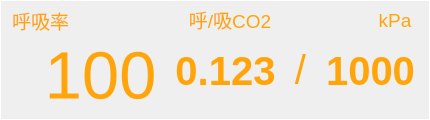
  <widget class="QFrame" name="frame_sp">
   <property name="geometry">
    <rect>
     <x>590</x>
     <y>255</y>
     <width>430</width>
     <height>120</height>
    </rect>
   </property>
   <property name="autoFillBackground">
    <bool>false</bool>
   </property>
   <property name="styleSheet">
    <string notr="true">color:rgb(255, 165, 10);
border-color: rgb(255, 255, 255);
border-style:solid;
border-width:1px;</string>
   </property>
   <property name="frameShape">
    <enum>QFrame::StyledPanel</enum>
   </property>
   <property name="frameShadow">
    <enum>QFrame::Plain</enum>
   </property>
   <widget class="QLabel" name="TextLabel_HuXiLv_value">
    <property name="geometry">
     <rect>
      <x>10</x>
      <y>40</y>
      <width>181</width>
      <height>71</height>
     </rect>
    </property>
    <property name="font">
     <font>
      <pointsize>50</pointsize>
      <weight>50</weight>
      <bold>false</bold>
     </font>
    </property>
    <property name="styleSheet">
     <string notr="true">border-style:none;</string>
    </property>
    <property name="text">
     <string>100</string>
    </property>
    <property name="alignment">
     <set>Qt::AlignCenter</set>
    </property>
   </widget>
   <widget class="QLabel" name="TextLabel_HuXiLv">
    <property name="geometry">
     <rect>
      <x>5</x>
      <y>5</y>
      <width>71</width>
      <height>30</height>
     </rect>
    </property>
    <property name="font">
     <font>
      <pointsize>14</pointsize>
     </font>
    </property>
    <property name="styleSheet">
     <string notr="true">border-style:none;</string>
    </property>
    <property name="frameShape">
     <enum>QFrame::NoFrame</enum>
    </property>
    <property name="text">
     <string>呼吸率</string>
    </property>
    <property name="alignment">
     <set>Qt::AlignCenter</set>
    </property>
   </widget>
   <widget class="QLabel" name="TextLabel_HuXiLvCo2_Co2_value_XiRu">
    <property name="geometry">
     <rect>
      <x>170</x>
      <y>50</y>
      <width>111</width>
      <height>41</height>
     </rect>
    </property>
    <property name="font">
     <font>
      <pointsize>30</pointsize>
      <weight>75</weight>
      <bold>true</bold>
     </font>
    </property>
    <property name="styleSheet">
     <string notr="true">border-style:none;</string>
    </property>
    <property name="text">
     <string>0.123</string>
    </property>
    <property name="alignment">
     <set>Qt::AlignCenter</set>
    </property>
   </widget>
   <widget class="QLabel" name="TextLabel_HuXiLvCo2_Co2">
    <property name="geometry">
     <rect>
      <x>180</x>
      <y>5</y>
      <width>100</width>
      <height>29</height>
     </rect>
    </property>
    <property name="font">
     <font>
      <pointsize>14</pointsize>
     </font>
    </property>
    <property name="styleSheet">
     <string notr="true">border-style:none;</string>
    </property>
    <property name="text">
     <string>呼/吸CO2</string>
    </property>
    <property name="alignment">
     <set>Qt::AlignCenter</set>
    </property>
   </widget>
   <widget class="QLabel" name="TextLabel_HuXiLvCo2_Co2_mmHg">
    <property name="geometry">
     <rect>
      <x>370</x>
      <y>5</y>
      <width>50</width>
      <height>30</height>
     </rect>
    </property>
    <property name="font">
     <font>
      <pointsize>14</pointsize>
     </font>
    </property>
    <property name="styleSheet">
     <string notr="true">border-style:none;</string>
    </property>
    <property name="text">
     <string>kPa</string>
    </property>
    <property name="alignment">
     <set>Qt::AlignCenter</set>
    </property>
   </widget>
   <widget class="QLabel" name="TextLabel_HuXiLvCo2_Co2_value_HuMo">
    <property name="geometry">
     <rect>
      <x>320</x>
      <y>50</y>
      <width>101</width>
      <height>41</height>
     </rect>
    </property>
    <property name="font">
     <font>
      <pointsize>30</pointsize>
      <weight>75</weight>
      <bold>true</bold>
     </font>
    </property>
    <property name="styleSheet">
     <string notr="true">border-style:none;</string>
    </property>
    <property name="text">
     <string>1000</string>
    </property>
    <property name="alignment">
     <set>Qt::AlignCenter</set>
    </property>
   </widget>
   <widget class="QLabel" name="TextLabel_HuXiLvCo2_Co2_value_XieXian">
    <property name="geometry">
     <rect>
      <x>290</x>
      <y>54</y>
      <width>21</width>
      <height>31</height>
     </rect>
    </property>
    <property name="font">
     <font>
      <pointsize>30</pointsize>
     </font>
    </property>
    <property name="styleSheet">
     <string notr="true">border-style:none;</string>
    </property>
    <property name="text">
     <string>/</string>
    </property>
    <property name="alignment">
     <set>Qt::AlignCenter</set>
    </property>
   </widget>
  </widget>
